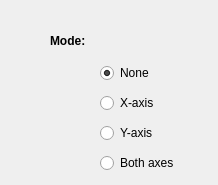
   <widget class="QWidget" name="tab_4">
    <attribute name="title">
     <string>Flip</string>
    </attribute>
    <widget class="QLabel" name="label_24">
     <property name="geometry">
      <rect>
       <x>50</x>
       <y>30</y>
       <width>65</width>
       <height>21</height>
      </rect>
     </property>
     <property name="font">
      <font>
       <weight>75</weight>
       <bold>true</bold>
      </font>
     </property>
     <property name="text">
      <string>Mode:</string>
     </property>
    </widget>
    <widget class="QRadioButton" name="NoneflipradioButton">
     <property name="geometry">
      <rect>
       <x>100</x>
       <y>60</y>
       <width>109</width>
       <height>26</height>
      </rect>
     </property>
     <property name="text">
      <string>None</string>
     </property>
     <property name="checked">
      <bool>true</bool>
     </property>
    </widget>
    <widget class="QRadioButton" name="xflipradioButton">
     <property name="geometry">
      <rect>
       <x>100</x>
       <y>90</y>
       <width>109</width>
       <height>26</height>
      </rect>
     </property>
     <property name="text">
      <string>X-axis</string>
     </property>
    </widget>
    <widget class="QRadioButton" name="bothflipradioButton">
     <property name="geometry">
      <rect>
       <x>100</x>
       <y>150</y>
       <width>109</width>
       <height>26</height>
      </rect>
     </property>
     <property name="text">
      <string>Both axes</string>
     </property>
    </widget>
    <widget class="QRadioButton" name="yflipradioButton">
     <property name="geometry">
      <rect>
       <x>100</x>
       <y>120</y>
       <width>109</width>
       <height>26</height>
      </rect>
     </property>
     <property name="text">
      <string>Y-axis</string>
     </property>
    </widget>
   </widget>
